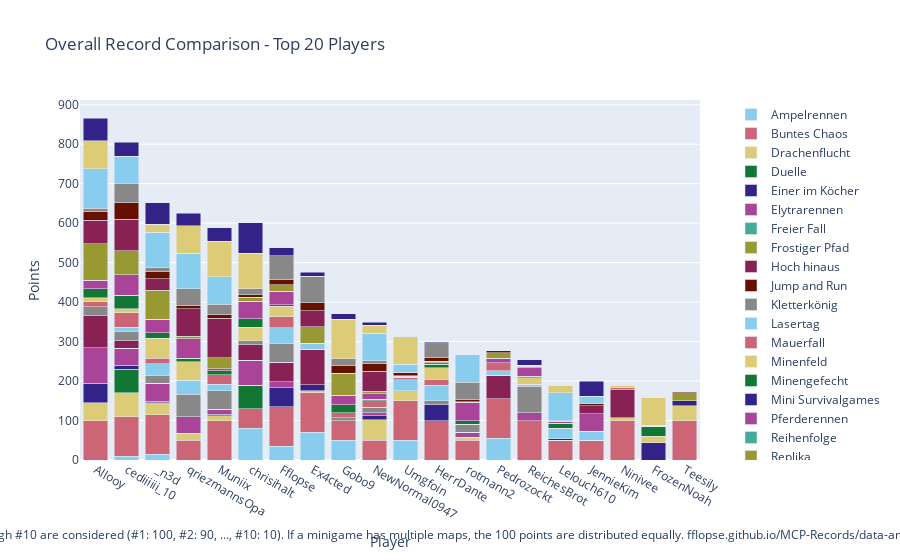

Notebook source saved alongside this figure:
### Code cell
import plotly.graph_objects as go

# Sum all columns to get the total score
outDf['Total'] = outDf.sum(axis=1)

# Sort by total score and fill N/A values with 0
outDf = outDf.sort_values(by='Total', ascending=False).fillna(0)

# Crop to top 10 players
cropDf = outDf.head(20).copy()

# Drop the 'Total' column for plotting
cropDf = cropDf.drop(columns=['Total'])

# Create a color palette
color_palette = px.colors.qualitative.Safe

# Create the stacked bar plot
fig = go.Figure()

cropDf = remove_duplicate_columns(cropDf)

for column in cropDf.columns.difference(['Player']):
    fig.add_trace(go.Bar(
        x=cropDf.index,
        y=cropDf[column],
        name=column,
        marker_color=color_palette[len(fig.data) % len(color_palette)]
    ))

# Update layout
fig.update_layout(
    barmode='stack',
    title='Overall Record Comparison - Top 20 Players',
    xaxis=dict(title='Player'),
    yaxis=dict(title='Points'),
    #height=800,
    #width=1000,
    legend=dict(
        x=1.05,
        y=0.5,
        traceorder='normal',
        font=dict(size=12),
        bgcolor='rgba(255, 255, 255, 0)',
        bordercolor='rgba(0, 0, 0, 0)'
    ),
    margin=dict(r=200),  # Adjust right margin to make room for the legend
    annotations=[
        dict(
            x=0.5,
            y=-0.235,
            xref='paper',
            yref='paper',
            text='Max 100 points per minigame. Records #1 through #10 are considered (#1: 100, #2: 90, ..., #10: 10). If a minigame has multiple maps, the 100 points are distributed equally. fflopse.github.io/MCP-Records/data-analysis/global-ranking.ipynb',
            showarrow=False,
            font=dict(size=12),
            xanchor='center'
        )
    ]
)

fig.show()

# save the plot as an html file

fig.write_html('out/overall_record_comparison.html')

### Figure 1 — Plotly figure (JSON) as saved in the notebook; plotly's stock layout.template omitted (floating-point values rounded to 4 significant figures)
{"data": [{"marker": {"color": "rgb(136, 204, 238)"}, "name": "Ampelrennen", "type": "bar", "x": ["Allooy", "cediiiiii_10", "_n3d", "qriezmannsOpa", "Muniix", "chrisihalt", "Fflopse", "Ex4cted", "Gobo9", "NewNormal0947", "Umgfoin", "HerrDante", "rotmann2", "Pedrozockt", "ReichesBrot", "Lelouch610", "JennieKim", "Ninivee", "FrozenNoah", "Teesily"], "y": [0.0, 10.0, 15.0, 0.0, 0.0, 80.0, 35.0, 70.0, 50.0, 0.0, 50.0, 0.0, 0.0, 55.0, 0.0, 0.0, 0.0, 0.0, 0.0, 0.0]}, {"marker": {"color": "rgb(204, 102, 119)"}, "name": "Buntes Chaos", "type": "bar", "x": ["Allooy", "cediiiiii_10", "_n3d", "qriezmannsOpa", "Muniix", "chrisihalt", "Fflopse", "Ex4cted", "Gobo9", "NewNormal0947", "Umgfoin", "HerrDante", "rotmann2", "Pedrozockt", "ReichesBrot", "Lelouch610", "JennieKim", "Ninivee", "FrozenNoah", "Teesily"], "y": [100.0, 100.0, 100.0, 50.0, 100.0, 50.0, 100.0, 100.0, 50.0, 50.0, 100.0, 100.0, 50.0, 100.0, 100.0, 50.0, 50.0, 100.0, 0.0, 100.0]}, {"marker": {"color": "rgb(221, 204, 119)"}, "name": "Drachenflucht", "type": "bar", "x": ["Allooy", "cediiiiii_10", "_n3d", "qriezmannsOpa", "Muniix", "chrisihalt", "Fflopse", "Ex4cted", "Gobo9", "NewNormal0947", "Umgfoin", "HerrDante", "rotmann2", "Pedrozockt", "ReichesBrot", "Lelouch610", "JennieKim", "Ninivee", "FrozenNoah", "Teesily"], "y": [45.0, 60.0, 30.0, 17.5, 12.5, 0.0, 0.0, 5.0, 0.0, 52.5, 25.0, 0.0, 7.5, 0.0, 0.0, 0.0, 0.0, 7.5, 0.0, 37.5]}, {"marker": {"color": "rgb(17, 119, 51)"}, "name": "Duelle", "type": "bar", "x": ["Allooy", "cediiiiii_10", "_n3d", "qriezmannsOpa", "Muniix", "chrisihalt", "Fflopse", "Ex4cted", "Gobo9", "NewNormal0947", "Umgfoin", "HerrDante", "rotmann2", "Pedrozockt", "ReichesBrot", "Lelouch610", "JennieKim", "Ninivee", "FrozenNoah", "Teesily"], "y": [0.0, 60.0, 0.0, 0.0, 0.0, 60.0, 0.0, 0.0, 0.0, 0.0, 0.0, 0.0, 0.0, 0.0, 0.0, 0.0, 0.0, 0.0, 0.0, 0.0]}, {"marker": {"color": "rgb(51, 34, 136)"}, "name": "Einer im Köcher", "type": "bar", "x": ["Allooy", "cediiiiii_10", "_n3d", "qriezmannsOpa", "Muniix", "chrisihalt", "Fflopse", "Ex4cted", "Gobo9", "NewNormal0947", "Umgfoin", "HerrDante", "rotmann2", "Pedrozockt", "ReichesBrot", "Lelouch610", "JennieKim", "Ninivee", "FrozenNoah", "Teesily"], "y": [50.0, 10.0, 4.0, 0.0, 4.0, 0.0, 48.0, 16.0, 0.0, 10.0, 0.0, 40.0, 0.0, 0.0, 0.0, 4.0, 0.0, 0.0, 44.0, 12.0]}, {"marker": {"color": "rgb(170, 68, 153)"}, "name": "Elytrarennen", "type": "bar", "x": ["Allooy", "cediiiiii_10", "_n3d", "qriezmannsOpa", "Muniix", "chrisihalt", "Fflopse", "Ex4cted", "Gobo9", "NewNormal0947", "Umgfoin", "HerrDante", "rotmann2", "Pedrozockt", "ReichesBrot", "Lelouch610", "JennieKim", "Ninivee", "FrozenNoah", "Teesily"], "y": [90.0, 42.5, 45.0, 42.5, 12.5, 62.5, 15.0, 0.0, 0.0, 7.5, 0.0, 0.0, 12.5, 0.0, 20.0, 0.0, 0.0, 0.0, 0.0, 0.0]}, {"marker": {"color": "rgb(68, 170, 153)"}, "name": "Freier Fall", "type": "bar", "x": ["Allooy", "cediiiiii_10", "_n3d", "qriezmannsOpa", "Muniix", "chrisihalt", "Fflopse", "Ex4cted", "Gobo9", "NewNormal0947", "Umgfoin", "HerrDante", "rotmann2", "Pedrozockt", "ReichesBrot", "Lelouch610", "JennieKim", "Ninivee", "FrozenNoah", "Teesily"], "y": [0.0, 0.0, 0.0, 0.0, 0.0, 0.0, 0.0, 0.0, 0.0, 0.0, 0.0, 0.0, 0.0, 0.0, 0.0, 0.0, 0.0, 0.0, 0.0, 0.0]}, {"marker": {"color": "rgb(153, 153, 51)"}, "name": "Frostiger Pfad", "type": "bar", "x": ["Allooy", "cediiiiii_10", "_n3d", "qriezmannsOpa", "Muniix", "chrisihalt", "Fflopse", "Ex4cted", "Gobo9", "NewNormal0947", "Umgfoin", "HerrDante", "rotmann2", "Pedrozockt", "ReichesBrot", "Lelouch610", "JennieKim", "Ninivee", "FrozenNoah", "Teesily"], "y": [0.0, 0.0, 0.0, 0.0, 0.0, 0.0, 0.0, 0.0, 0.0, 0.0, 0.0, 0.0, 0.0, 0.0, 0.0, 0.0, 0.0, 0.0, 0.0, 0.0]}, {"marker": {"color": "rgb(136, 34, 85)"}, "name": "Hoch hinaus", "type": "bar", "x": ["Allooy", "cediiiiii_10", "_n3d", "qriezmannsOpa", "Muniix", "chrisihalt", "Fflopse", "Ex4cted", "Gobo9", "NewNormal0947", "Umgfoin", "HerrDante", "rotmann2", "Pedrozockt", "ReichesBrot", "Lelouch610", "JennieKim", "Ninivee", "FrozenNoah", "Teesily"], "y": [80.0, 20.0, 0.0, 0.0, 0.0, 40.0, 50.0, 90.0, 0.0, 0.0, 0.0, 0.0, 0.0, 60.0, 0.0, 0.0, 0.0, 70.0, 0.0, 0.0]}, {"marker": {"color": "rgb(102, 17, 0)"}, "name": "Jump and Run", "type": "bar", "x": ["Allooy", "cediiiiii_10", "_n3d", "qriezmannsOpa", "Muniix", "chrisihalt", "Fflopse", "Ex4cted", "Gobo9", "NewNormal0947", "Umgfoin", "HerrDante", "rotmann2", "Pedrozockt", "ReichesBrot", "Lelouch610", "JennieKim", "Ninivee", "FrozenNoah", "Teesily"], "y": [0.0, 0.0, 0.0, 0.0, 0.0, 0.0, 0.0, 0.0, 0.0, 0.0, 0.0, 0.0, 0.0, 0.0, 0.0, 0.0, 0.0, 0.0, 0.0, 0.0]}, {"marker": {"color": "rgb(136, 136, 136)"}, "name": "Kletterkönig", "type": "bar", "x": ["Allooy", "cediiiiii_10", "_n3d", "qriezmannsOpa", "Muniix", "chrisihalt", "Fflopse", "Ex4cted", "Gobo9", "NewNormal0947", "Umgfoin", "HerrDante", "rotmann2", "Pedrozockt", "ReichesBrot", "Lelouch610", "JennieKim", "Ninivee", "FrozenNoah", "Teesily"], "y": [23.33, 23.33, 20.0, 56.67, 46.67, 10.0, 46.67, 0.0, 6.667, 13.33, 0.0, 10.0, 20.0, 0.0, 66.67, 0.0, 0.0, 0.0, 0.0, 0.0]}, {"marker": {"color": "rgb(136, 204, 238)"}, "name": "Lasertag", "type": "bar", "x": ["Allooy", "cediiiiii_10", "_n3d", "qriezmannsOpa", "Muniix", "chrisihalt", "Fflopse", "Ex4cted", "Gobo9", "NewNormal0947", "Umgfoin", "HerrDante", "rotmann2", "Pedrozockt", "ReichesBrot", "Lelouch610", "JennieKim", "Ninivee", "FrozenNoah", "Teesily"], "y": [0.0, 10.0, 30.0, 35.0, 16.67, 0.0, 40.0, 15.0, 0.0, 0.0, 28.33, 40.0, 0.0, 11.67, 5.0, 26.67, 23.33, 0.0, 0.0, 0.0]}, {"marker": {"color": "rgb(204, 102, 119)"}, "name": "Mauerfall", "type": "bar", "x": ["Allooy", "cediiiiii_10", "_n3d", "qriezmannsOpa", "Muniix", "chrisihalt", "Fflopse", "Ex4cted", "Gobo9", "NewNormal0947", "Umgfoin", "HerrDante", "rotmann2", "Pedrozockt", "ReichesBrot", "Lelouch610", "JennieKim", "Ninivee", "FrozenNoah", "Teesily"], "y": [12.86, 37.14, 14.29, 0.0, 24.29, 0.0, 28.57, 0.0, 12.86, 17.14, 5.714, 14.29, 0.0, 20.0, 0.0, 0.0, 0.0, 5.714, 0.0, 0.0]}, {"marker": {"color": "rgb(221, 204, 119)"}, "name": "Minenfeld", "type": "bar", "x": ["Allooy", "cediiiiii_10", "_n3d", "qriezmannsOpa", "Muniix", "chrisihalt", "Fflopse", "Ex4cted", "Gobo9", "NewNormal0947", "Umgfoin", "HerrDante", "rotmann2", "Pedrozockt", "ReichesBrot", "Lelouch610", "JennieKim", "Ninivee", "FrozenNoah", "Teesily"], "y": [10.0, 10.0, 50.0, 46.67, 0.0, 33.33, 26.67, 0.0, 0.0, 0.0, 0.0, 30.0, 0.0, 0.0, 16.67, 0.0, 0.0, 6.667, 16.67, 0.0]}, {"marker": {"color": "rgb(17, 119, 51)"}, "name": "Minengefecht", "type": "bar", "x": ["Allooy", "cediiiiii_10", "_n3d", "qriezmannsOpa", "Muniix", "chrisihalt", "Fflopse", "Ex4cted", "Gobo9", "NewNormal0947", "Umgfoin", "HerrDante", "rotmann2", "Pedrozockt", "ReichesBrot", "Lelouch610", "JennieKim", "Ninivee", "FrozenNoah", "Teesily"], "y": [22.5, 35.0, 13.75, 10.0, 10.0, 22.5, 3.75, 0.0, 20.0, 3.75, 0.0, 8.75, 10.0, 0.0, 3.75, 12.5, 0.0, 0.0, 25.0, 0.0]}, {"marker": {"color": "rgb(51, 34, 136)"}, "name": "Mini Survivalgames", "type": "bar", "x": ["Allooy", "cediiiiii_10", "_n3d", "qriezmannsOpa", "Muniix", "chrisihalt", "Fflopse", "Ex4cted", "Gobo9", "NewNormal0947", "Umgfoin", "HerrDante", "rotmann2", "Pedrozockt", "ReichesBrot", "Lelouch610", "JennieKim", "Ninivee", "FrozenNoah", "Teesily"], "y": [0.0, 0.0, 0.0, 0.0, 0.0, 0.0, 0.0, 0.0, 0.0, 0.0, 0.0, 0.0, 0.0, 0.0, 0.0, 0.0, 0.0, 0.0, 0.0, 0.0]}, {"marker": {"color": "rgb(170, 68, 153)"}, "name": "Pferderennen", "type": "bar", "x": ["Allooy", "cediiiiii_10", "_n3d", "qriezmannsOpa", "Muniix", "chrisihalt", "Fflopse", "Ex4cted", "Gobo9", "NewNormal0947", "Umgfoin", "HerrDante", "rotmann2", "Pedrozockt", "ReichesBrot", "Lelouch610", "JennieKim", "Ninivee", "FrozenNoah", "Teesily"], "y": [21.67, 51.67, 35.0, 48.33, 5.0, 43.33, 33.33, 0.0, 25.0, 13.33, 3.333, 3.333, 46.67, 11.67, 21.67, 5.0, 43.33, 0.0, 0.0, 0.0]}, {"marker": {"color": "rgb(68, 170, 153)"}, "name": "Reihenfolge", "type": "bar", "x": ["Allooy", "cediiiiii_10", "_n3d", "qriezmannsOpa", "Muniix", "chrisihalt", "Fflopse", "Ex4cted", "Gobo9", "NewNormal0947", "Umgfoin", "HerrDante", "rotmann2", "Pedrozockt", "ReichesBrot", "Lelouch610", "JennieKim", "Ninivee", "FrozenNoah", "Teesily"], "y": [0.0, 0.0, 0.0, 0.0, 0.0, 0.0, 0.0, 0.0, 0.0, 0.0, 0.0, 0.0, 0.0, 0.0, 0.0, 0.0, 0.0, 0.0, 0.0, 0.0]}, {"marker": {"color": "rgb(153, 153, 51)"}, "name": "Replika", "type": "bar", "x": ["Allooy", "cediiiiii_10", "_n3d", "qriezmannsOpa", "Muniix", "chrisihalt", "Fflopse", "Ex4cted", "Gobo9", "NewNormal0947", "Umgfoin", "HerrDante", "rotmann2", "Pedrozockt", "ReichesBrot", "Lelouch610", "JennieKim", "Ninivee", "FrozenNoah", "Teesily"], "y": [92.05, 60.77, 72.48, 7.094, 27.01, 11.11, 16.75, 41.97, 55.38, 6.667, 0.5128, 3.675, 0.5128, 13.08, 3.59, 0.9402, 0.4274, 0.1709, 0.0, 20.34]}, {"marker": {"color": "rgb(136, 34, 85)"}, "name": "Runterpurzeln", "type": "bar", "x": ["Allooy", "cediiiiii_10", "_n3d", "qriezmannsOpa", "Muniix", "chrisihalt", "Fflopse", "Ex4cted", "Gobo9", "NewNormal0947", "Umgfoin", "HerrDante", "rotmann2", "Pedrozockt", "ReichesBrot", "Lelouch610", "JennieKim", "Ninivee", "FrozenNoah", "Teesily"], "y": [60.0, 80.0, 30.0, 70.0, 100.0, 0.0, 0.0, 40.0, 0.0, 50.0, 0.0, 0.0, 0.0, 0.0, 0.0, 0.0, 20.0, 0.0, 0.0, 0.0]}, {"marker": {"color": "rgb(102, 17, 0)"}, "name": "Sammelwahn", "type": "bar", "x": ["Allooy", "cediiiiii_10", "_n3d", "qriezmannsOpa", "Muniix", "chrisihalt", "Fflopse", "Ex4cted", "Gobo9", "NewNormal0947", "Umgfoin", "HerrDante", "rotmann2", "Pedrozockt", "ReichesBrot", "Lelouch610", "JennieKim", "Ninivee", "FrozenNoah", "Teesily"], "y": [21.03, 41.54, 17.69, 7.179, 11.03, 5.641, 14.1, 20.0, 19.49, 19.23, 10.0, 9.744, 5.385, 5.128, 2.308, 0.7692, 4.872, 1.538, 2.564, 3.59]}, {"marker": {"color": "rgb(136, 136, 136)"}, "name": "Schießstand", "type": "bar", "x": ["Allooy", "cediiiiii_10", "_n3d", "qriezmannsOpa", "Muniix", "chrisihalt", "Fflopse", "Ex4cted", "Gobo9", "NewNormal0947", "Umgfoin", "HerrDante", "rotmann2", "Pedrozockt", "ReichesBrot", "Lelouch610", "JennieKim", "Ninivee", "FrozenNoah", "Teesily"], "y": [10.0, 47.5, 10.0, 42.5, 25.0, 15.0, 60.0, 67.5, 17.5, 7.5, 0.0, 35.0, 45.0, 0.0, 0.0, 0.0, 0.0, 0.0, 0.0, 0.0]}, {"marker": {"color": "rgb(136, 204, 238)"}, "name": "Spleef", "type": "bar", "x": ["Allooy", "cediiiiii_10", "_n3d", "qriezmannsOpa", "Muniix", "chrisihalt", "Fflopse", "Ex4cted", "Gobo9", "NewNormal0947", "Umgfoin", "HerrDante", "rotmann2", "Pedrozockt", "ReichesBrot", "Lelouch610", "JennieKim", "Ninivee", "FrozenNoah", "Teesily"], "y": [100.0, 70.0, 90.0, 90.0, 70.0, 0.0, 0.0, 0.0, 0.0, 70.0, 20.0, 0.0, 70.0, 0.0, 0.0, 70.0, 20.0, 0.0, 0.0, 0.0]}, {"marker": {"color": "rgb(204, 102, 119)"}, "name": "Todeswürfel", "type": "bar", "x": ["Allooy", "cediiiiii_10", "_n3d", "qriezmannsOpa", "Muniix", "chrisihalt", "Fflopse", "Ex4cted", "Gobo9", "NewNormal0947", "Umgfoin", "HerrDante", "rotmann2", "Pedrozockt", "ReichesBrot", "Lelouch610", "JennieKim", "Ninivee", "FrozenNoah", "Teesily"], "y": [0.0, 0.0, 0.0, 0.0, 0.0, 0.0, 0.0, 0.0, 0.0, 0.0, 0.0, 0.0, 0.0, 0.0, 0.0, 0.0, 0.0, 0.0, 0.0, 0.0]}, {"marker": {"color": "rgb(221, 204, 119)"}, "name": "Turmroulette", "type": "bar", "x": ["Allooy", "cediiiiii_10", "_n3d", "qriezmannsOpa", "Muniix", "chrisihalt", "Fflopse", "Ex4cted", "Gobo9", "NewNormal0947", "Umgfoin", "HerrDante", "rotmann2", "Pedrozockt", "ReichesBrot", "Lelouch610", "JennieKim", "Ninivee", "FrozenNoah", "Teesily"], "y": [70.0, 0.0, 20.0, 70.0, 90.0, 90.0, 0.0, 0.0, 100.0, 20.0, 70.0, 0.0, 0.0, 0.0, 0.0, 20.0, 0.0, 0.0, 70.0, 0.0]}, {"marker": {"color": "rgb(17, 119, 51)"}, "name": "Waffenfolge", "type": "bar", "x": ["Allooy", "cediiiiii_10", "_n3d", "qriezmannsOpa", "Muniix", "chrisihalt", "Fflopse", "Ex4cted", "Gobo9", "NewNormal0947", "Umgfoin", "HerrDante", "rotmann2", "Pedrozockt", "ReichesBrot", "Lelouch610", "JennieKim", "Ninivee", "FrozenNoah", "Teesily"], "y": [0.0, 0.0, 0.0, 0.0, 0.0, 0.0, 0.0, 0.0, 0.0, 0.0, 0.0, 0.0, 0.0, 0.0, 0.0, 0.0, 0.0, 0.0, 0.0, 0.0]}, {"marker": {"color": "rgb(51, 34, 136)"}, "name": "Wettrennen", "type": "bar", "x": ["Allooy", "cediiiiii_10", "_n3d", "qriezmannsOpa", "Muniix", "chrisihalt", "Fflopse", "Ex4cted", "Gobo9", "NewNormal0947", "Umgfoin", "HerrDante", "rotmann2", "Pedrozockt", "ReichesBrot", "Lelouch610", "JennieKim", "Ninivee", "FrozenNoah", "Teesily"], "y": [58.0, 36.0, 54.0, 32.0, 34.0, 78.0, 20.0, 10.0, 14.0, 8.0, 0.0, 4.0, 0.0, 0.0, 14.0, 0.0, 38.0, 0.0, 0.0, 0.0]}], "layout": {"annotations": [{"font": {"size": 12}, "showarrow": false, "text": "Max 100 points per minigame. Records #1 through #10 are considered (#1: 100, #2: 90, ..., #10: 10). If a minigame has multiple maps, the 100 points are distributed equally. fflopse.github.io/MCP-Records/data-analysis/global-ranking.ipynb", "x": 0.5, "xanchor": "center", "xref": "paper", "y": -0.235, "yref": "paper"}], "barmode": "stack", "legend": {"bgcolor": "rgba(255, 255, 255, 0)", "bordercolor": "rgba(0, 0, 0, 0)", "font": {"size": 12}, "traceorder": "normal", "x": 1.05, "y": 0.5}, "margin": {"r": 200}, "title": {"text": "Overall Record Comparison - Top 20 Players"}, "xaxis": {"title": {"text": "Player"}}, "yaxis": {"title": {"text": "Points"}}}}
